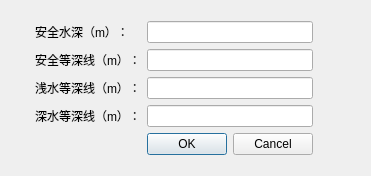
<?xml version="1.0" encoding="UTF-8"?>
<ui version="4.0">
 <class>WaterDepthSetting</class>
 <widget class="QDialog" name="WaterDepthSetting">
  <property name="geometry">
   <rect>
    <x>0</x>
    <y>0</y>
    <width>371</width>
    <height>176</height>
   </rect>
  </property>
  <property name="windowTitle">
   <string>WaterDepthSetting</string>
  </property>
  <layout class="QGridLayout" name="gridLayout">
   <item row="2" column="4">
    <spacer name="horizontalSpacer_7">
     <property name="orientation">
      <enum>Qt::Horizontal</enum>
     </property>
     <property name="sizeHint" stdset="0">
      <size>
       <width>40</width>
       <height>20</height>
      </size>
     </property>
    </spacer>
   </item>
   <item row="2" column="1">
    <widget class="QLabel" name="label">
     <property name="text">
      <string>安全等深线（m）：</string>
     </property>
    </widget>
   </item>
   <item row="4" column="2">
    <widget class="QLineEdit" name="m_DeepLineEdit"/>
   </item>
   <item row="4" column="1">
    <widget class="QLabel" name="label_3">
     <property name="text">
      <string>深水等深线（m）：</string>
     </property>
    </widget>
   </item>
   <item row="3" column="1">
    <widget class="QLabel" name="label_2">
     <property name="text">
      <string>浅水等深线（m）：</string>
     </property>
    </widget>
   </item>
   <item row="2" column="2">
    <widget class="QLineEdit" name="m_SafetyContourLineEdit"/>
   </item>
   <item row="8" column="2">
    <spacer name="verticalSpacer_2">
     <property name="orientation">
      <enum>Qt::Vertical</enum>
     </property>
     <property name="sizeHint" stdset="0">
      <size>
       <width>20</width>
       <height>40</height>
      </size>
     </property>
    </spacer>
   </item>
   <item row="2" column="0">
    <spacer name="horizontalSpacer">
     <property name="orientation">
      <enum>Qt::Horizontal</enum>
     </property>
     <property name="sizeHint" stdset="0">
      <size>
       <width>40</width>
       <height>20</height>
      </size>
     </property>
    </spacer>
   </item>
   <item row="3" column="0">
    <spacer name="horizontalSpacer_3">
     <property name="orientation">
      <enum>Qt::Horizontal</enum>
     </property>
     <property name="sizeHint" stdset="0">
      <size>
       <width>40</width>
       <height>20</height>
      </size>
     </property>
    </spacer>
   </item>
   <item row="4" column="0">
    <spacer name="horizontalSpacer_4">
     <property name="orientation">
      <enum>Qt::Horizontal</enum>
     </property>
     <property name="sizeHint" stdset="0">
      <size>
       <width>40</width>
       <height>20</height>
      </size>
     </property>
    </spacer>
   </item>
   <item row="3" column="3">
    <spacer name="horizontalSpacer_5">
     <property name="orientation">
      <enum>Qt::Horizontal</enum>
     </property>
     <property name="sizeHint" stdset="0">
      <size>
       <width>40</width>
       <height>20</height>
      </size>
     </property>
    </spacer>
   </item>
   <item row="2" column="3">
    <spacer name="horizontalSpacer_2">
     <property name="orientation">
      <enum>Qt::Horizontal</enum>
     </property>
     <property name="sizeHint" stdset="0">
      <size>
       <width>40</width>
       <height>20</height>
      </size>
     </property>
    </spacer>
   </item>
   <item row="3" column="2">
    <widget class="QLineEdit" name="m_ShallowLineEdit"/>
   </item>
   <item row="0" column="2">
    <spacer name="verticalSpacer">
     <property name="orientation">
      <enum>Qt::Vertical</enum>
     </property>
     <property name="sizeHint" stdset="0">
      <size>
       <width>20</width>
       <height>40</height>
      </size>
     </property>
    </spacer>
   </item>
   <item row="4" column="3">
    <spacer name="horizontalSpacer_6">
     <property name="orientation">
      <enum>Qt::Horizontal</enum>
     </property>
     <property name="sizeHint" stdset="0">
      <size>
       <width>40</width>
       <height>20</height>
      </size>
     </property>
    </spacer>
   </item>
   <item row="7" column="2">
    <widget class="QDialogButtonBox" name="buttonBox">
     <property name="standardButtons">
      <set>QDialogButtonBox::Cancel|QDialogButtonBox::Ok</set>
     </property>
    </widget>
   </item>
   <item row="1" column="1">
    <widget class="QLabel" name="label_4">
     <property name="text">
      <string>安全水深（m）：</string>
     </property>
    </widget>
   </item>
   <item row="1" column="2">
    <widget class="QLineEdit" name="m_SafetyDepthLineEdit"/>
   </item>
  </layout>
 </widget>
 <layoutdefault spacing="6" margin="11"/>
 <resources/>
 <connections>
  <connection>
   <sender>buttonBox</sender>
   <signal>accepted()</signal>
   <receiver>WaterDepthSetting</receiver>
   <slot>close()</slot>
   <hints>
    <hint type="sourcelabel">
     <x>249</x>
     <y>115</y>
    </hint>
    <hint type="destinationlabel">
     <x>185</x>
     <y>73</y>
    </hint>
   </hints>
  </connection>
  <connection>
   <sender>buttonBox</sender>
   <signal>rejected()</signal>
   <receiver>WaterDepthSetting</receiver>
   <slot>close()</slot>
   <hints>
    <hint type="sourcelabel">
     <x>249</x>
     <y>115</y>
    </hint>
    <hint type="destinationlabel">
     <x>185</x>
     <y>73</y>
    </hint>
   </hints>
  </connection>
 </connections>
</ui>
